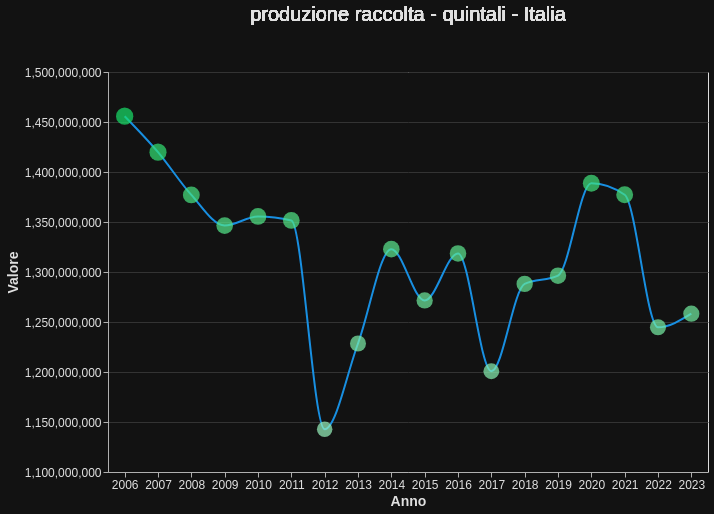

Vega-Lite specification for this chart:
### Vega-Lite specification from a JSON file in a GitHub repository (floating-point values rounded to 4 significant figures)
{"$schema": "https://vega.github.io/schema/vega-lite/v5.15.1.json", "config": {"axis": {"domainColor": "#B0B0B0", "gridColor": "#333333", "labelColor": "#E0E0E0", "labelFontSize": 12, "tickColor": "#B0B0B0", "titleColor": "#E0E0E0", "titleFontSize": 14}, "background": "#121212", "legend": {"labelColor": "#E0E0E0", "titleColor": "#E0E0E0"}, "mark": {"color": "#1f77b4"}, "title": {"color": "#E0E0E0", "fontSize": 20}}, "data": {"name": "data-3a06aecd3a73440dd400274a6aeb4b4f"}, "datasets": {"data-3a06aecd3a73440dd400274a6aeb4b4f": [{"Anno": 2006, "Territorio": "Italia", "Tipo dato": "produzione raccolta - quintali", "Title": "produzione raccolta - quintali - Italia", "Valore": 1456000000.0}, {"Anno": 2007, "Territorio": "Italia", "Tipo dato": "produzione raccolta - quintali", "Title": "produzione raccolta - quintali - Italia", "Valore": 1420000000.0}, {"Anno": 2008, "Territorio": "Italia", "Tipo dato": "produzione raccolta - quintali", "Title": "produzione raccolta - quintali - Italia", "Valore": 1377000000.0}, {"Anno": 2009, "Territorio": "Italia", "Tipo dato": "produzione raccolta - quintali", "Title": "produzione raccolta - quintali - Italia", "Valore": 1346000000.0}, {"Anno": 2010, "Territorio": "Italia", "Tipo dato": "produzione raccolta - quintali", "Title": "produzione raccolta - quintali - Italia", "Valore": 1356000000.0}, {"Anno": 2011, "Territorio": "Italia", "Tipo dato": "produzione raccolta - quintali", "Title": "produzione raccolta - quintali - Italia", "Valore": 1352000000.0}, {"Anno": 2012, "Territorio": "Italia", "Tipo dato": "produzione raccolta - quintali", "Title": "produzione raccolta - quintali - Italia", "Valore": 1143000000.0}, {"Anno": 2013, "Territorio": "Italia", "Tipo dato": "produzione raccolta - quintali", "Title": "produzione raccolta - quintali - Italia", "Valore": 1229000000.0}, {"Anno": 2014, "Territorio": "Italia", "Tipo dato": "produzione raccolta - quintali", "Title": "produzione raccolta - quintali - Italia", "Valore": 1323000000.0}, {"Anno": 2015, "Territorio": "Italia", "Tipo dato": "produzione raccolta - quintali", "Title": "produzione raccolta - quintali - Italia", "Valore": 1272000000.0}, {"Anno": 2016, "Territorio": "Italia", "Tipo dato": "produzione raccolta - quintali", "Title": "produzione raccolta - quintali - Italia", "Valore": 1319000000.0}, {"Anno": 2017, "Territorio": "Italia", "Tipo dato": "produzione raccolta - quintali", "Title": "produzione raccolta - quintali - Italia", "Valore": 1201000000.0}, {"Anno": 2018, "Territorio": "Italia", "Tipo dato": "produzione raccolta - quintali", "Title": "produzione raccolta - quintali - Italia", "Valore": 1288000000.0}, {"Anno": 2019, "Territorio": "Italia", "Tipo dato": "produzione raccolta - quintali", "Title": "produzione raccolta - quintali - Italia", "Valore": 1296000000.0}, {"Anno": 2020, "Territorio": "Italia", "Tipo dato": "produzione raccolta - quintali", "Title": "produzione raccolta - quintali - Italia", "Valore": 1389000000.0}, {"Anno": 2021, "Territorio": "Italia", "Tipo dato": "produzione raccolta - quintali", "Title": "produzione raccolta - quintali - Italia", "Valore": 1377000000.0}, {"Anno": 2022, "Territorio": "Italia", "Tipo dato": "produzione raccolta - quintali", "Title": "produzione raccolta - quintali - Italia", "Valore": 1245000000.0}, {"Anno": 2023, "Territorio": "Italia", "Tipo dato": "produzione raccolta - quintali", "Title": "produzione raccolta - quintali - Italia", "Valore": 1258000000.0}, {"Anno": 2006, "Territorio": "Italia", "Tipo dato": "produzione totale - quintali", "Title": "produzione totale - quintali - Italia", "Valore": 1476000000.0}, {"Anno": 2007, "Territorio": "Italia", "Tipo dato": "produzione totale - quintali", "Title": "produzione totale - quintali - Italia", "Valore": 1439000000.0}, {"Anno": 2008, "Territorio": "Italia", "Tipo dato": "produzione totale - quintali", "Title": "produzione totale - quintali - Italia", "Valore": 1395000000.0}, {"Anno": 2009, "Territorio": "Italia", "Tipo dato": "produzione totale - quintali", "Title": "produzione totale - quintali - Italia", "Valore": 1365000000.0}, {"Anno": 2010, "Territorio": "Italia", "Tipo dato": "produzione totale - quintali", "Title": "produzione totale - quintali - Italia", "Valore": 1374000000.0}, {"Anno": 2011, "Territorio": "Italia", "Tipo dato": "produzione totale - quintali", "Title": "produzione totale - quintali - Italia", "Valore": 1368000000.0}, {"Anno": 2012, "Territorio": "Italia", "Tipo dato": "produzione totale - quintali", "Title": "produzione totale - quintali - Italia", "Valore": 1160000000.0}, {"Anno": 2013, "Territorio": "Italia", "Tipo dato": "produzione totale - quintali", "Title": "produzione totale - quintali - Italia", "Valore": 1245000000.0}, {"Anno": 2014, "Territorio": "Italia", "Tipo dato": "produzione totale - quintali", "Title": "produzione totale - quintali - Italia", "Valore": 1344000000.0}, {"Anno": 2015, "Territorio": "Italia", "Tipo dato": "produzione totale - quintali", "Title": "produzione totale - quintali - Italia", "Valore": 1289000000.0}, {"Anno": 2016, "Territorio": "Italia", "Tipo dato": "produzione totale - quintali", "Title": "produzione totale - quintali - Italia", "Valore": 1336000000.0}, {"Anno": 2017, "Territorio": "Italia", "Tipo dato": "produzione totale - quintali", "Title": "produzione totale - quintali - Italia", "Valore": 1216000000.0}, {"Anno": 2018, "Territorio": "Italia", "Tipo dato": "produzione totale - quintali", "Title": "produzione totale - quintali - Italia", "Valore": 1306000000.0}, {"Anno": 2019, "Territorio": "Italia", "Tipo dato": "produzione totale - quintali", "Title": "produzione totale - quintali - Italia", "Valore": 1311000000.0}, {"Anno": 2020, "Territorio": "Italia", "Tipo dato": "produzione totale - quintali", "Title": "produzione totale - quintali - Italia", "Valore": 1400000000.0}, {"Anno": 2021, "Territorio": "Italia", "Tipo dato": "produzione totale - quintali", "Title": "produzione totale - quintali - Italia", "Valore": 1384000000.0}, {"Anno": 2022, "Territorio": "Italia", "Tipo dato": "produzione totale - quintali", "Title": "produzione totale - quintali - Italia", "Valore": 1247000000.0}, {"Anno": 2023, "Territorio": "Italia", "Tipo dato": "produzione totale - quintali", "Title": "produzione totale - quintali - Italia", "Valore": 1272000000.0}, {"Anno": 2006, "Territorio": "Italia", "Tipo dato": "superficie in produzione - ettari", "Title": "superficie in produzione - ettari - Italia", "Valore": 8655000.0}, {"Anno": 2007, "Territorio": "Italia", "Tipo dato": "superficie in produzione - ettari", "Title": "superficie in produzione - ettari - Italia", "Valore": 8929000.0}, {"Anno": 2008, "Territorio": "Italia", "Tipo dato": "superficie in produzione - ettari", "Title": "superficie in produzione - ettari - Italia", "Valore": 8753000.0}, {"Anno": 2009, "Territorio": "Italia", "Tipo dato": "superficie in produzione - ettari", "Title": "superficie in produzione - ettari - Italia", "Valore": 8778000.0}, {"Anno": 2010, "Territorio": "Italia", "Tipo dato": "superficie in produzione - ettari", "Title": "superficie in produzione - ettari - Italia", "Valore": 9144000.0}, {"Anno": 2011, "Territorio": "Italia", "Tipo dato": "superficie in produzione - ettari", "Title": "superficie in produzione - ettari - Italia", "Valore": 8938000.0}, {"Anno": 2012, "Territorio": "Italia", "Tipo dato": "superficie in produzione - ettari", "Title": "superficie in produzione - ettari - Italia", "Valore": 6486000.0}, {"Anno": 2013, "Territorio": "Italia", "Tipo dato": "superficie in produzione - ettari", "Title": "superficie in produzione - ettari - Italia", "Valore": 8869000.0}, {"Anno": 2014, "Territorio": "Italia", "Tipo dato": "superficie in produzione - ettari", "Title": "superficie in produzione - ettari - Italia", "Valore": 8418000.0}, {"Anno": 2015, "Territorio": "Italia", "Tipo dato": "superficie in produzione - ettari", "Title": "superficie in produzione - ettari - Italia", "Valore": 8425000.0}, {"Anno": 2016, "Territorio": "Italia", "Tipo dato": "superficie in produzione - ettari", "Title": "superficie in produzione - ettari - Italia", "Valore": 8434000.0}, {"Anno": 2017, "Territorio": "Italia", "Tipo dato": "superficie in produzione - ettari", "Title": "superficie in produzione - ettari - Italia", "Valore": 8317000.0}, {"Anno": 2018, "Territorio": "Italia", "Tipo dato": "superficie in produzione - ettari", "Title": "superficie in produzione - ettari - Italia", "Valore": 8399000.0}, {"Anno": 2019, "Territorio": "Italia", "Tipo dato": "superficie in produzione - ettari", "Title": "superficie in produzione - ettari - Italia", "Valore": 8489000.0}, {"Anno": 2020, "Territorio": "Italia", "Tipo dato": "superficie in produzione - ettari", "Title": "superficie in produzione - ettari - Italia", "Valore": 8707000.0}, {"Anno": 2021, "Territorio": "Italia", "Tipo dato": "superficie in produzione - ettari", "Title": "superficie in produzione - ettari - Italia", "Valore": 8785000.0}, {"Anno": 2022, "Territorio": "Italia", "Tipo dato": "superficie in produzione - ettari", "Title": "superficie in produzione - ettari - Italia", "Valore": 8549000.0}, {"Anno": 2023, "Territorio": "Italia", "Tipo dato": "superficie in produzione - ettari", "Title": "superficie in produzione - ettari - Italia", "Valore": 8613000.0}, {"Anno": 2006, "Territorio": "Italia", "Tipo dato": "superficie totale - are", "Title": "superficie totale - are - Italia", "Valore": 3494000.0}, {"Anno": 2007, "Territorio": "Italia", "Tipo dato": "superficie totale - are", "Title": "superficie totale - are - Italia", "Valore": 3159000.0}, {"Anno": 2008, "Territorio": "Italia", "Tipo dato": "superficie totale - are", "Title": "superficie totale - are - Italia", "Valore": 3010000.0}, {"Anno": 2009, "Territorio": "Italia", "Tipo dato": "superficie totale - are", "Title": "superficie totale - are - Italia", "Valore": 3816000.0}, {"Anno": 2010, "Territorio": "Italia", "Tipo dato": "superficie totale - are", "Title": "superficie totale - are - Italia", "Valore": 3264000.0}, {"Anno": 2011, "Territorio": "Italia", "Tipo dato": "superficie totale - are", "Title": "superficie totale - are - Italia", "Valore": 3710000.0}, {"Anno": 2012, "Territorio": "Italia", "Tipo dato": "superficie totale - are", "Title": "superficie totale - are - Italia", "Valore": 3361000.0}, {"Anno": 2013, "Territorio": "Italia", "Tipo dato": "superficie totale - are", "Title": "superficie totale - are - Italia", "Valore": 3699000.0}, {"Anno": 2014, "Territorio": "Italia", "Tipo dato": "superficie totale - are", "Title": "superficie totale - are - Italia", "Valore": 3783000.0}, {"Anno": 2015, "Territorio": "Italia", "Tipo dato": "superficie totale - are", "Title": "superficie totale - are - Italia", "Valore": 3827000.0}, {"Anno": 2016, "Territorio": "Italia", "Tipo dato": "superficie totale - are", "Title": "superficie totale - are - Italia", "Valore": 3931000.0}, {"Anno": 2017, "Territorio": "Italia", "Tipo dato": "superficie totale - are", "Title": "superficie totale - are - Italia", "Valore": 3900000.0}, {"Anno": 2018, "Territorio": "Italia", "Tipo dato": "superficie totale - are", "Title": "superficie totale - are - Italia", "Valore": 3889000.0}, {"Anno": 2019, "Territorio": "Italia", "Tipo dato": "superficie totale - are", "Title": "superficie totale - are - Italia", "Valore": 3941000.0}, {"Anno": 2020, "Territorio": "Italia", "Tipo dato": "superficie totale - are", "Title": "superficie totale - are - Italia", "Valore": 3947000.0}, {"Anno": 2021, "Territorio": "Italia", "Tipo dato": "superficie totale - are", "Title": "superficie totale - are - Italia", "Valore": 4546000.0}, {"Anno": 2022, "Territorio": "Italia", "Tipo dato": "superficie totale - are", "Title": "superficie totale - are - Italia", "Valore": 4277000.0}, {"Anno": 2023, "Territorio": "Italia", "Tipo dato": "superficie totale - are", "Title": "superficie totale - are - Italia", "Valore": 4564000.0}, {"Anno": 2006, "Territorio": "Italia", "Tipo dato": "superficie totale - ettari", "Title": "superficie totale - ettari - Italia", "Valore": 13780000.0}, {"Anno": 2007, "Territorio": "Italia", "Tipo dato": "superficie totale - ettari", "Title": "superficie totale - ettari - Italia", "Valore": 14010000.0}, {"Anno": 2008, "Territorio": "Italia", "Tipo dato": "superficie totale - ettari", "Title": "superficie totale - ettari - Italia", "Valore": 13940000.0}, {"Anno": 2009, "Territorio": "Italia", "Tipo dato": "superficie totale - ettari", "Title": "superficie totale - ettari - Italia", "Valore": 13450000.0}, {"Anno": 2010, "Territorio": "Italia", "Tipo dato": "superficie totale - ettari", "Title": "superficie totale - ettari - Italia", "Valore": 13810000.0}, {"Anno": 2011, "Territorio": "Italia", "Tipo dato": "superficie totale - ettari", "Title": "superficie totale - ettari - Italia", "Valore": 13510000.0}, {"Anno": 2012, "Territorio": "Italia", "Tipo dato": "superficie totale - ettari", "Title": "superficie totale - ettari - Italia", "Valore": 11070000.0}, {"Anno": 2013, "Territorio": "Italia", "Tipo dato": "superficie totale - ettari", "Title": "superficie totale - ettari - Italia", "Valore": 13440000.0}, {"Anno": 2014, "Territorio": "Italia", "Tipo dato": "superficie totale - ettari", "Title": "superficie totale - ettari - Italia", "Valore": 12960000.0}, {"Anno": 2015, "Territorio": "Italia", "Tipo dato": "superficie totale - ettari", "Title": "superficie totale - ettari - Italia", "Valore": 12820000.0}, {"Anno": 2016, "Territorio": "Italia", "Tipo dato": "superficie totale - ettari", "Title": "superficie totale - ettari - Italia", "Valore": 12870000.0}, {"Anno": 2017, "Territorio": "Italia", "Tipo dato": "superficie totale - ettari", "Title": "superficie totale - ettari - Italia", "Valore": 12680000.0}, {"Anno": 2018, "Territorio": "Italia", "Tipo dato": "superficie totale - ettari", "Title": "superficie totale - ettari - Italia", "Valore": 12720000.0}, {"Anno": 2019, "Territorio": "Italia", "Tipo dato": "superficie totale - ettari", "Title": "superficie totale - ettari - Italia", "Valore": 12750000.0}, {"Anno": 2020, "Territorio": "Italia", "Tipo dato": "superficie totale - ettari", "Title": "superficie totale - ettari - Italia", "Valore": 12860000.0}, {"Anno": 2021, "Territorio": "Italia", "Tipo dato": "superficie totale - ettari", "Title": "superficie totale - ettari - Italia", "Valore": 13090000.0}, {"Anno": 2022, "Territorio": "Italia", "Tipo dato": "superficie totale - ettari", "Title": "superficie totale - ettari - Italia", "Valore": 12930000.0}, {"Anno": 2023, "Territorio": "Italia", "Tipo dato": "superficie totale - ettari", "Title": "superficie totale - ettari - Italia", "Valore": 12780000.0}]}, "params": [{"bind": {"input": "select", "name": " ", "options": ["produzione raccolta - quintali", "produzione totale - quintali", "superficie in produzione - ettari", "superficie totale - are", "superficie totale - ettari"]}, "name": "SelectTipoDato", "select": {"fields": ["Tipo dato"], "type": "point"}, "value": "produzione raccolta - quintali", "views": ["view_10"]}], "vconcat": [{"encoding": {"text": {"field": "Title", "type": "nominal"}}, "height": 30, "mark": {"align": "center", "color": "#E0E0E0", "dy": -15, "fontSize": 20, "type": "text"}, "transform": [{"filter": {"param": "SelectTipoDato"}}], "width": 600}, {"height": 400, "layer": [{"encoding": {"x": {"field": "Anno", "title": "Anno", "type": "nominal"}, "y": {"field": "Valore", "scale": {"zero": false}, "title": "Valore", "type": "quantitative"}}, "mark": {"color": "#188FE1", "interpolate": "monotone", "type": "line"}, "name": "view_10", "transform": [{"filter": {"param": "SelectTipoDato"}}]}, {"encoding": {"color": {"field": "Valore", "scale": {"range": ["#99f4be", "#18E169"]}, "type": "quantitative"}, "size": {"field": "Valore", "legend": null, "scale": {"range": [20, 300]}, "type": "quantitative"}, "tooltip": [{"field": "Anno", "type": "nominal"}, {"field": "Valore", "format": ",", "type": "quantitative"}], "x": {"axis": {"labelAlign": "center", "labelAngle": 0, "labelBaseline": "top"}, "field": "Anno", "title": "Anno", "type": "nominal"}, "y": {"field": "Valore", "title": "Valore", "type": "quantitative"}}, "mark": {"type": "circle"}, "transform": [{"filter": {"param": "SelectTipoDato"}}]}], "width": 600}]}
